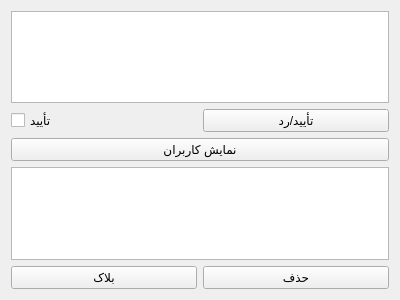
<?xml version="1.0" encoding="UTF-8"?>
<ui version="4.0">
 <class>Admin</class>
 <widget class="QWidget" name="Admin">
  <property name="geometry">
   <rect>
    <x>0</x>
    <y>0</y>
    <width>400</width>
    <height>300</height>
   </rect>
  </property>
  <property name="windowTitle">
   <string>Admin Panel</string>
  </property>
  <layout class="QVBoxLayout" name="verticalLayout">
   <item>
    <widget class="QListWidget" name="restaurantList">
     <property name="sizePolicy">
      <sizepolicy hsizetype="Expanding" vsizetype="Expanding">
       <horstretch>0</horstretch>
       <verstretch>0</verstretch>
      </sizepolicy>
     </property>
    </widget>
   </item>
   <item>
    <layout class="QHBoxLayout" name="horizontalLayout">
     <item>
      <widget class="QCheckBox" name="verifyCheck">
       <property name="text">
        <string>تأیید</string>
       </property>
      </widget>
     </item>
     <item>
      <widget class="QPushButton" name="verifyButton">
       <property name="text">
        <string>تأیید/رد</string>
       </property>
      </widget>
     </item>
    </layout>
   </item>
   <item>
    <widget class="QPushButton" name="viewUsersButton">
     <property name="text">
      <string>نمایش کاربران</string>
     </property>
    </widget>
   </item>
   <item>
    <widget class="QListWidget" name="userList">
     <property name="sizePolicy">
      <sizepolicy hsizetype="Expanding" vsizetype="Expanding">
       <horstretch>0</horstretch>
       <verstretch>0</verstretch>
      </sizepolicy>
     </property>
    </widget>
   </item>
   <item>
    <layout class="QHBoxLayout" name="horizontalLayout_2">
     <item>
      <widget class="QPushButton" name="banButton">
       <property name="text">
        <string>بلاک</string>
       </property>
      </widget>
     </item>
     <item>
      <widget class="QPushButton" name="deleteButton">
       <property name="text">
        <string>حذف</string>
       </property>
      </widget>
     </item>
    </layout>
   </item>
  </layout>
 </widget>
 <resources/>
 <connections/>
</ui>
